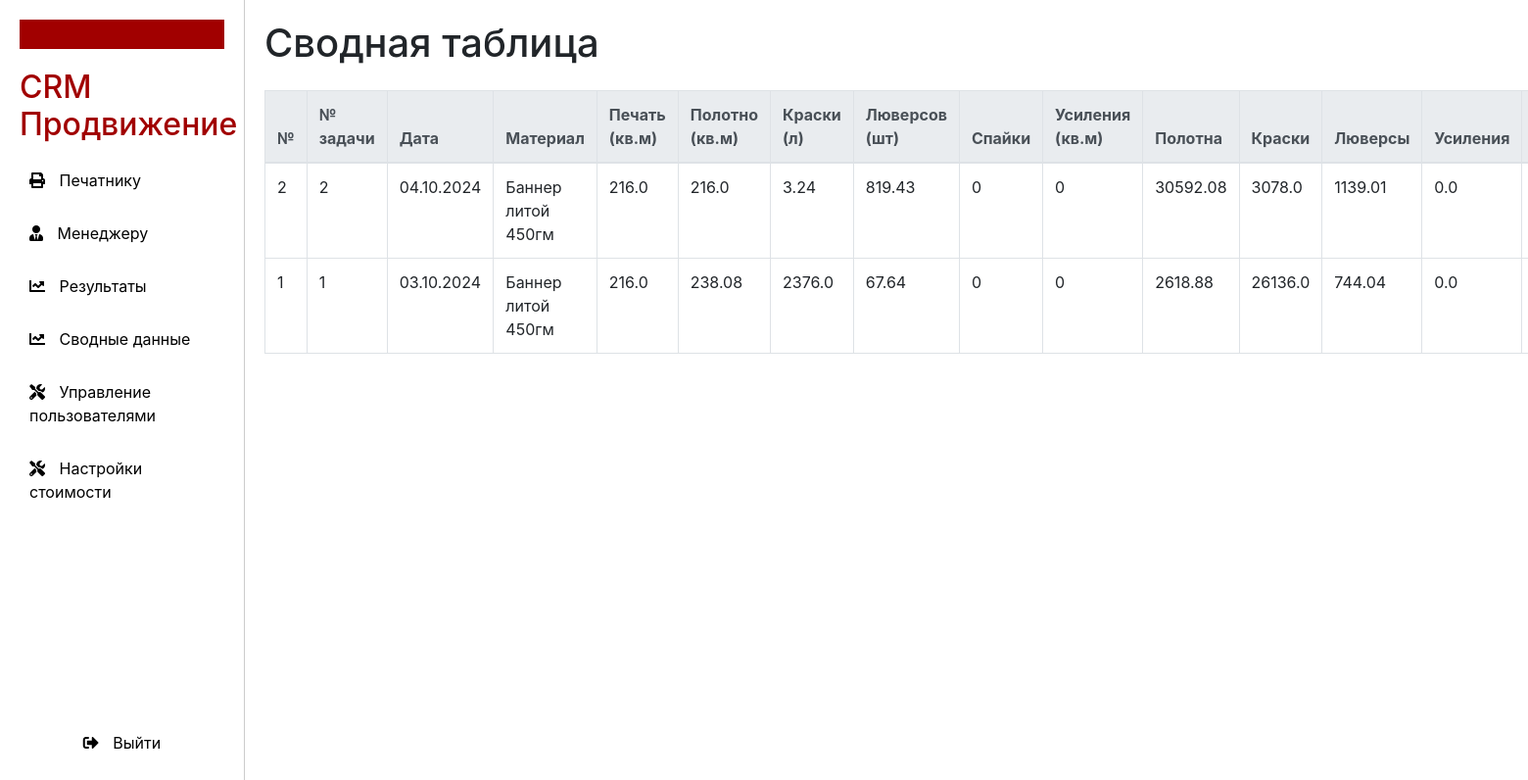
The page /results (signed in) on the database its author committed.
### models.py (models this page shows)
class Result(Base):
    __tablename__ = 'results'
    order_id = Column(Integer, ForeignKey('orders.id'), primary_key=True)
    total_print_area = Column(Float, nullable=True)
    total_canvas_area = Column(Float, nullable=True)
    total_paints = Column(Float, nullable=True)
    total_eyelets = Column(Integer, nullable=True)
    total_spikes = Column(Integer, nullable=True)
    total_reinforcements = Column(Integer, nullable=True)
    expenses_canvas = Column(Float, nullable=True)
    expenses_prints = Column(Float, nullable=True)
    expenses_eyelets = Column(Float, nullable=True)
    expenses_reinforcements = Column(Float, nullable=True)
    salary_printer = Column(Float, nullable=True)
    salary_eyelet_worker = Column(Float, nullable=True)
    salary_cutter = Column(Float, nullable=True)
    salary_welder = Column(Float, nullable=True)
    total_expenses = Column(Float, nullable=True)
    tax = Column(Float, nullable=True)
    margin = Column(Float, nullable=True)
    order: Mapped["Order"] = relationship(back_populates="result")

class Order(Base):
    __tablename__ = 'orders'
    id = Column(Integer, primary_key=True, autoincrement=True)
    task_number = Column(Integer, nullable=False)
    date = Column(Date, nullable=False)
    subject = Column(String, nullable=False)
    material = Column(String, nullable=False)
    quantity = Column(Integer, nullable=False)
    performer = Column(String, nullable=False)
    print_width = Column(Float, nullable=False)
    print_height = Column(Float, nullable=False)
    canvas_width = Column(Float, nullable=False)
    canvas_length = Column(Float, nullable=False)
    eyelets = Column(String, nullable=False)
    spike = Column(String, nullable=False)
    reinforcement = Column(String, nullable=False)
    customer = Column(String, nullable=True)
    price_per_unit = Column(Integer, nullable=True)
    total_amount = Column(Integer, nullable=True)
    result: Mapped["Result"] = relationship(back_populates="order")

### main.py (the view)
@app.get("/results", response_class=HTMLResponse)
def results_page(request: Request, db: Session = Depends(get_db), current_user: User = Depends(get_current_user)):
    check_role_access(current_user, {Role.superuser, Role.admin})
    results = db.query(Result).order_by(Result.order_id.desc()).all()
    return templates.TemplateResponse("results.html", {"request": request,
                                                       "results": results,
                                                       "user": current_user,
                                                       "role": current_user.role.value, })

### templates/results.html (shortened to what this page needs)
{% extends "layout.html" %}
{% block result %}
<div class="content">
    <h1>Сводная таблица</h1>
    <table class="table table-bordered mt-4">
        <thead class="thead-light">
        <tr>
            <th>№</th>
            <th>№ задачи</th>
            <th>Дата</th>
            <th>Материал</th>
            <th>Печать (кв.м)</th>
            <th>Полотно (кв.м)</th>
            <th>Краски (л)</th>
            <th>Люверсов (шт)</th>
            <th>Спайки</th>
            <th>Усиления (кв.м)</th>
            <th>Полотна</th>
            <th>Краски</th>
            <th>Люверсы</th>
            <th>Усиления</th>
            <th>ЗП печатнику</th>
        </tr>
        </thead>
        {% if results %}
        <tbody>
        {% for result in results %}
        <tr>
            <td>{{ result.order.id }}</td>
            <td>{{ result.order.task_number }}</td>
            <td>{{ result.order.date.strftime("%d.%m.%Y") }}</td>
            <td>{{ result.order.material }}</td>
            <td>{{ result.total_print_area }}</td>
            <td>{{ result.total_canvas_area }}</td>
            <td>{{ result.total_paints }}</td>
            <td>{{ result.total_eyelets }}</td>
            <td>{{ result.total_spikes }}</td>
            <td>{{ result.total_reinforcements }}</td>
            <td>{{ result.expenses_canvas }}</td>
            <td>{{ result.expenses_prints }}</td>
            <td>{{ result.expenses_eyelets }}</td>
            <td>{{ result.expenses_reinforcements }}</td>
            <td>{{ result.salary_printer }}</td>
        </tr>
        {% endfor %}
        </tbody>
        {% else %}
        <tr>
            <td colspan="14">Нет доступных заказов</td>
        </tr>
        {% endif %}
    </table>
</div>
{% endblock %}

### templates/layout.html (style rules this page uses)
body { display: flex; min-height: 100vh; margin: 0; }
.content { flex: 1; padding: 20px; }

### rows shown on the page
Result: order.id "2", order.task_number "2", order "04.10.2024", order.material "Баннер литой 450гм", total_print_area "216.0", total_canvas_area "216.0", total_paints "3.24", total_eyelets "819.43", total_spikes "0", total_reinforcements "0", expenses_canvas "30592.08", expenses_prints "3078.0", expenses_eyelets "1139.01", expenses_reinforcements "0.0"
Result: order.id "1", order.task_number "1", order "03.10.2024", order.material "Баннер литой 450гм", total_print_area "216.0", total_canvas_area "238.08", total_paints "2376.0", total_eyelets "67.64", total_spikes "0", total_reinforcements "0", expenses_canvas "2618.88", expenses_prints "26136.0", expenses_eyelets "744.04", expenses_reinforcements "0.0"
